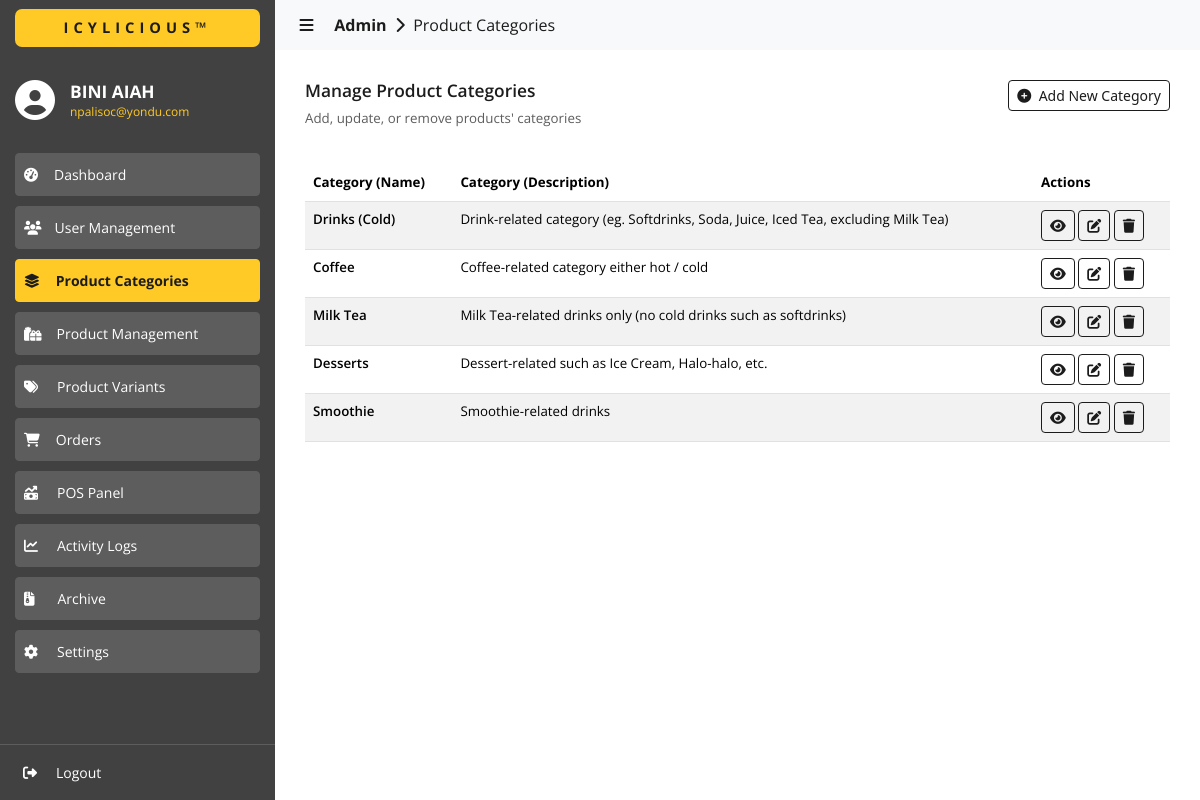
The page /admin/categories/index.php (signed in) on the database its author committed.
### tables this page shows
CREATE TABLE `categories` (
  `id` int(11) NOT NULL,
  `category_name` varchar(255) NOT NULL,
  `category_description` varchar(255) NOT NULL
);

### admin/categories/index.php (the view, shortened to what this page needs)
<?php
  include('../../utils/connections.php');
?>
<!DOCTYPE html>
<html lang="en">
  <head>
    <link
      href="https://cdn.jsdelivr.net/npm/bootstrap@5.3.3/dist/css/bootstrap.min.css"
      rel="stylesheet"
    >
    <link href="https://cdn.datatables.net/2.0.5/css/dataTables.bootstrap5.css" rel="stylesheet">
    <link rel="stylesheet" href="../../assets/css/global.css" />
    <link rel="stylesheet" href="./css/categories.css" />
  </head>
  <body>
    <div id="nav-sidebar" class="sidebar-container slide-expanded">
      <div class="div-tm-title background-color-light-grey">
        <h4 class="h4-tm-title sans-700 color-dark-grey background-color-yellow">ICYLICIOUS&trade;</h4>
      </div>
      <div class="div-sidebar-logo">
        <i class="fa-solid fa-circle-user color-white" style="font-size: 30pt; margin-top: -8px"></i>
        <div>
          <h4 class="color-white sans-700 h6-title-name">
            <?php
              echo $_SESSION['user_info.first_name']." ".$_SESSION['user_info.last_name'];
            ?>
          </h4>
          <p class="color-yellow sans-regular p-title-email">
            <?php
              echo $_SESSION['user_info.email'];
            ?>
          </p>
        </div>
      </div>
      <div class="div-siderbar-menu-links">
        <button
          id="btn-dashboard"
          class="btn btn-outline-success btn-sm
            sans-regular
            background-color-super-light-grey
            border-color-super-light-grey
            color-white
            btn-menu
            btn-menu-unselected"
          type="button">
          <i class="fa-solid fa-gauge-high"></i><span style="padding-left: 16px">Dashboard</span>
        </button>
        <button
          id="btn-user-management"
          class="btn btn-outline-success btn-sm
            sans-regular
            background-color-super-light-grey
            border-color-super-light-grey
            color-white
            btn-menu
            btn-menu-unselected"
          type="button">
          <i class="fa-solid fa-users"></i><span style="padding-left: 13px">User Management</span>
        </button>
        <button
          id="btn-categories"
          class="btn btn-outline-success btn-sm
            sans-700
            background-color-yellow
            border-color-yellow
            color-dark-grey
            btn-menu
            btn-menu-selected"
          type="button">
          <i class="fa-solid fa-layer-group"></i><span style="padding-left: 16px">Product Categories</span>
        </button>
        <button
          id="btn-products"
          class="btn btn-outline-success btn-sm
            sans-regular
            background-color-super-light-grey
            border-color-super-light-grey
            color-white
            btn-menu
            btn-menu-unselected"
          type="button">
          <i class="fa-solid fa-gifts"></i><span style="padding-left: 15px">Product Management</span>
        </button>
        <button
          id="btn-variants"
          class="btn btn-outline-success btn-sm
            sans-regular
            background-color-super-light-grey
            border-color-super-light-grey
            color-white
            btn-menu
            btn-menu-unselected"
          type="button">
          <i class="fa-solid fa-tags"></i><span style="padding-left: 19px">Product Variants</span>
        </button>
        <button
          id="btn-orders"
          class="btn btn-outline-success btn-sm
            sans-regular
            background-color-super-light-grey
            border-color-super-light-grey
            color-white
            btn-menu
            btn-menu-unselected"
          type="button">
          <i class="fa-solid fa-cart-shopping"></i><span style="padding-left: 16px">Orders</span>
        </button>
        <button
          id="btn-pos"
          class="btn btn-outline-success btn-sm
            sans-regular
            background-color-super-light-grey
            border-color-super-light-grey
            color-white
            btn-menu
            btn-menu-unselected"
          type="button">
          <i class="fa-solid fa-money-bill-trend-up"></i><span style="padding-left: 19px">POS Panel</span>
        </button>
        <button
          id="btn-logs"
          class="btn btn-outline-success btn-sm
            sans-regular
            background-color-super-light-grey
            border-color-super-light-grey
            color-white
            btn-menu
            btn-menu-unselected"
          type="button">
          <i class="fa-solid fa-chart-line"></i><span style="padding-left: 19px">Activity Logs</span>
        </button>
        <button
          id="btn-archives"
          class="btn btn-outline-success btn-sm
            sans-regular
            background-color-super-light-grey
            border-color-super-light-grey
            color-white
            btn-menu
            btn-menu-unselected"
          type="button">
          <i class="fa-solid fa-file-zipper"></i><span style="padding-left: 23px">Archive</span>
        </button>
        <button
          id="btn-settings"
          class="btn btn-outline-success btn-sm
            sans-regular
            background-color-super-light-grey
            border-color-super-light-grey
            color-white
            btn-menu
            btn-menu-unselected"
          type="button">
          <i class="fa-solid fa-gear"></i><span style="padding-left: 19px">Settings</span>
        </button>
      </div>
      <div class="div-siderbar-profile-links">
        <button
          class="btn btn-outline-success btn-sm
            sans-regular
            color-white
            btn-menu
            btn-menu-unselected
            btn-logout"
          style="border: 0px"
          type="button">
          <i class="fa-solid fa-right-from-bracket"></i><span style="padding-left: 19px">Logout</span>
        </button>
      </div>
    </div>
    <div id="content-body" class="content content-slide-expanded">
      <nav class="navbar navbar-expand-lg navbar-light bg-body-tertiary">
        <div class="container-fluid">
          <a class="navbar-brand sans-regular color-dark-grey a-navbar-path" href="#" style="cursor: default;">
            &nbsp;&nbsp;&nbsp;<i id="navbar-control" class="fa-solid fa-bars" style="cursor: pointer"></i>
            &nbsp;&nbsp;&nbsp;&nbsp;<b>Admin</b>&nbsp;
            <i class="fa-solid fa-chevron-right"></i>
            &nbsp;Product Categories
          </a>
        </div>
      </nav>
      <div>
        <div class="content-wrapper">
          <div class="div-content-title">
            <div class="div-content-title-labels">
              <h4 class="color-dark-grey sans-600" style="font-size: 13pt;">
                Manage Product Categories
              </h4>
              <p class="color-super-light-grey sans-regular" style="font-size: 10pt;">
                Add, update, or remove products' categories
              </p>
            </div>
            <div class="div-content-title-actions">
              <button
                data-bs-toggle="modal"
                data-bs-target="#staticAddNewCategory"
                class="btn btn-outline-primary btn-sm sans-400"
                type="button">
                <i class="fa-solid fa-circle-plus"></i>&nbsp;&nbsp;Add New Category
              </button>
            </div>
          </div>
          <div style="margin-top: 20px;">
            <table id="data" class="table table-striped" style="width:100%">
              <thead>
                <tr>
                  <th class="sans-bold">Category (Name)</th>
                  <th class="sans-bold">Category (Description)</th>
                  <th class="sans-bold">Actions</th>
                </tr>
              </thead>
              <tbody>
                <?php
                  $fetch_query = "SELECT * FROM categories";
                  $result = $conn->query($fetch_query);
                  if ($result->num_rows > 0) {
                    while ($row = $result->fetch_assoc()) {
                      $category_id = $row['id'];
                      $category_name = $row['category_name'];
                      $category_description = $row['category_description'];
                      echo '
                        <tr>
                          <td class="sans-600">
                            '.$category_name.'
                          </td>
                          <td class="sans-regular">
                            '.$category_description.'
                          </td>
                          <td>
                            <button
                              class="btn btn-outline-primary btn-sm
                                sans-400
                                color-white"
                              type="button">
                              <i class="fas fa-eye"></i>
                            </button>
                            <button
                              data-bs-toggle="modal"
                              data-bs-target="#staticEditCategory"
                              onclick="onEditCategory(
                                '."'".$category_id."',".'
                                '."'".$category_name."',".'
                                '."'".$category_description."'".'
                              )"
                              class="btn btn-outline-primary btn-sm
                                sans-400
                                color-white"
                              type="button">
                              <i class="fa-solid fa-pen-to-square"></i>
                            </button>
                            <button
                              onclick="onDeleteCategory('."'".$category_id."'".')"
                              class="btn btn-outline-primary btn-sm
                                sans-400
                                color-white"
                              type="button">
                              <i class="fa-solid fa-trash"></i>
                            </button>
                          </td>
                        </tr>
                      ';
                    }
                  }
                ?>
              </tbody>
            </table>
          </div>
        </div>
      </div>
    </div>
  </body>
</html>

### assets/css/global.css (style rules this page uses)
* { margin: 0; }
:root { --black: #080808; --dark-grey: #1c1c1c; --light-grey: #414141; --super-light-grey: #5d5d5d; --yellow: #ffca26; --white: #ffffff; --light-white: #ececec; --disabled-color: #848383; --light-blue: #2392f4; }
.sans-regular { font-family: "Open Sans", sans-serif; font-optical-sizing: auto; font-weight: 400; font-style: normal; }
.sans-600 { font-family: "Open Sans", sans-serif; font-optical-sizing: auto; font-weight: 600; font-style: normal; }
.sans-700 { font-family: "Open Sans", sans-serif; font-optical-sizing: auto; font-weight: 700; font-style: normal; }
.sans-bold { font-family: "Open Sans", sans-serif; font-optical-sizing: auto; font-weight: bold; font-style: normal; }
.color-white { color: var(--white); }
.color-yellow { color: var(--yellow); }
.color-super-light-grey { color: var(--super-light-grey); }
.color-dark-grey { color: var(--dark-grey); }
.background-color-yellow { background-color: var(--yellow); }
.background-color-super-light-grey { background-color: var(--super-light-grey); }
.background-color-light-grey { background-color: var(--light-grey); }
.border-color-yellow { border-color: var(--yellow); }
.border-color-super-light-grey { border-color: var(--super-light-grey); }

### admin/categories/css/categories.css (style rules this page uses)
* { box-sizing: border-box; margin: 0; }
:root { --black: #080808; --dark-grey: #1c1c1c; --light-grey: #414141; --super-light-grey: #5d5d5d; --yellow: #ffca26; --white: #ffffff; --light-white: #ececec; --disabled-color: #848383; --light-blue: #2392f4; }
body { background-color: var(--white); }
.sidebar-container { background-color: var(--light-grey); width: 275px; height: 100%; position: fixed; display: flex; flex-direction: column; left: 0px; z-index: 999; }
.div-tm-title { width: 100%; height: 56px; display: flex; flex-direction: column; justify-content: center; }
.h4-tm-title { text-align: center; font-size: 11pt; letter-spacing: 5px !important; margin-inline: 15px; padding-block: 10px; border-radius: 7px; margin-bottom: 0px !important; }
.div-sidebar-logo { display: flex; align-items: center; gap: 15px; padding-inline: 15px; margin-top: 25px; }
.h6-title-name { font-size: 13pt; margin-bottom: 0px !important; }
.p-title-email { font-size: 9pt; line-height: 0px; margin-top: 10px; }
.div-siderbar-menu-links { flex: 1; display: flex; flex-direction: column; padding-inline: 15px; padding-top: 25px; gap: 10px; }
.div-siderbar-profile-links { display: flex; flex-direction: column; border-top: 1px solid var(--super-light-grey); padding-inline: 15px; padding-block: 7px; gap: 10px; }
.btn-menu { text-align: left; padding-top: 10px !important; padding-bottom: 10px !important; }
.content { padding-left: 275px; }
.a-navbar-path { font-size: 12pt; }
.content-wrapper { padding-inline: 30px; padding-block: 30px; }
.div-content-title { display: flex; }
.div-content-title-labels { flex: 1; }
.btn-outline-primary { border-color: var(--dark-grey) !important; color: var(--dark-grey) !important; }
td { font-size: 10pt; }
th { font-size: 10pt; }
.slide-expanded { left: 0px !important; transition: .4s; }
.content-slide-expanded { padding-left: 275px; transition: .4s; }

### rows shown on the page
categories: category_name "Drinks (Cold)", category_description "Drink-related category (eg. Softdrinks, Soda, Juice, Iced Tea, excluding Milk Tea)"
categories: category_name "Coffee", category_description "Coffee-related category either hot / cold"
categories: category_name "Milk Tea", category_description "Milk Tea-related drinks only (no cold drinks such as softdrinks)"
categories: category_name "Desserts", category_description "Dessert-related such as Ice Cream, Halo-halo, etc."
categories: category_name "Smoothie", category_description "Smoothie-related drinks"

### other values the page prints
$_SESSION['user_info.first_name'] "BINI"
$_SESSION['user_info.last_name'] "AIAH"
$_SESSION['user_info.email'] "npalisoc@yondu.com"
